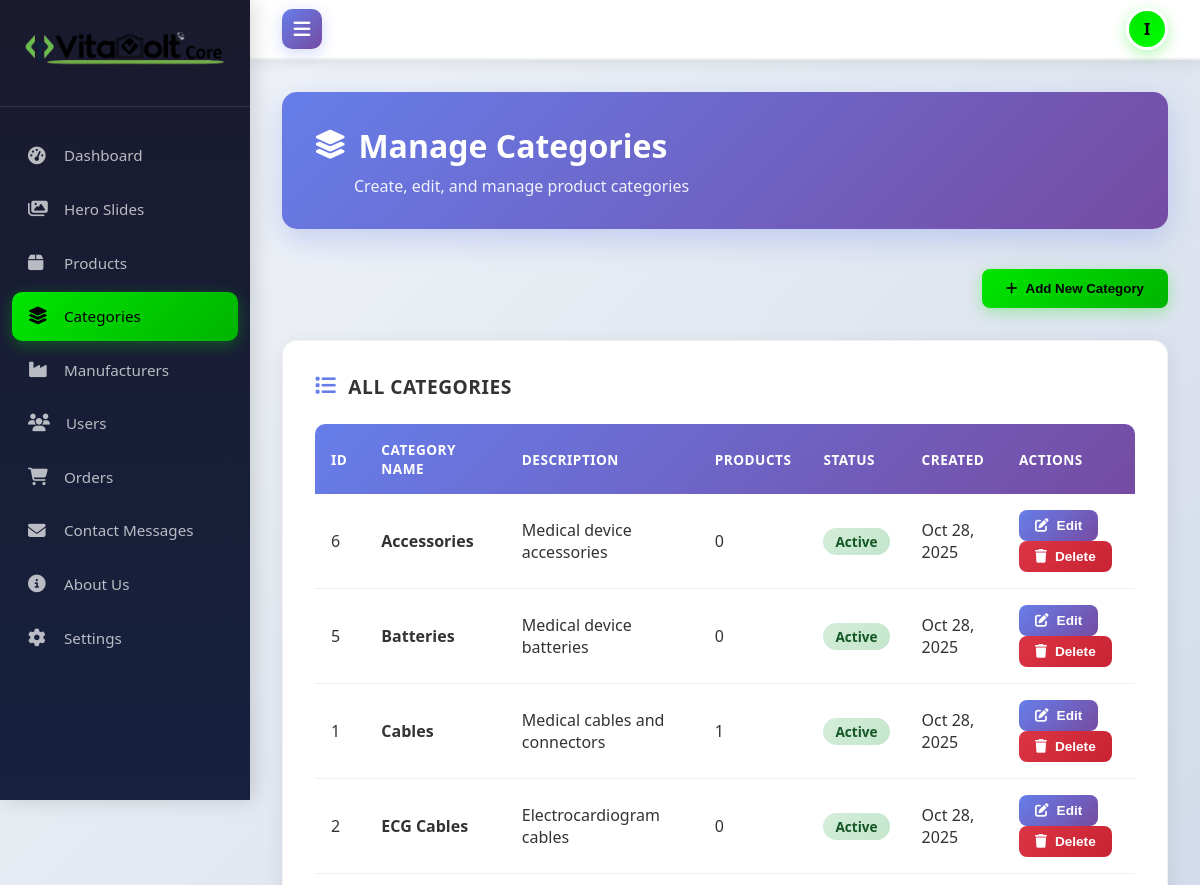
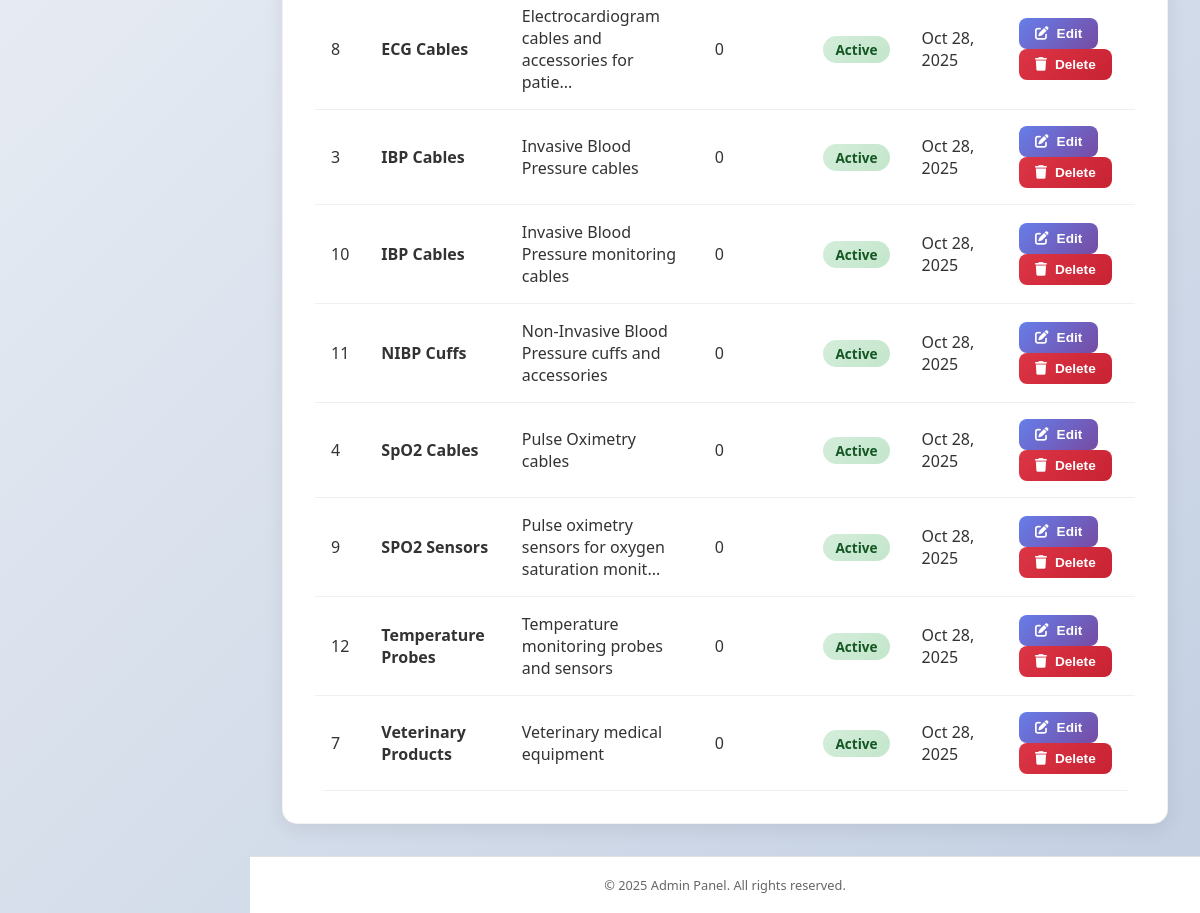
/admin/index.php?page=categories (signed in), run on the app's committed database (2 pictures, top to bottom).
### tables this page shows
CREATE TABLE `categories` (
  `category_id` int(11) NOT NULL,
  `category_name` varchar(100) NOT NULL,
  `parent_category_id` int(11) DEFAULT NULL,
  `description` text DEFAULT NULL,
  `created_at` timestamp NOT NULL DEFAULT current_timestamp(),
  `updated_at` timestamp NOT NULL DEFAULT current_timestamp() ON UPDATE current_timestamp()
);

### admin/pages/categories.php (the view, shortened to what this page needs)
<!DOCTYPE html>
<html lang="en">
<head>
    <link rel="stylesheet" href="https://cdnjs.cloudflare.com/ajax/libs/font-awesome/6.4.0/css/all.min.css">
    <link rel="stylesheet" href="css/index.css">
    <link rel="stylesheet" href="css/sidebar.css">
</head>
<body>
    <?php include 'include/sidebar.php'; ?>
    <main class="main-content" id="mainContent">
        <div class="content-header">
            <h1><i class="fas fa-layer-group"></i> Manage Categories</h1>
            <p>Create, edit, and manage product categories</p>
        </div>
        <div class="action-buttons">
            <button class="btn btn-primary" onclick="openAddModal()">
                <i class="fas fa-plus"></i> Add New Category
            </button>
        </div>
        <div class="card">
            <h3><i class="fas fa-list"></i> All Categories</h3>
            <table>
                <thead>
                    <tr>
                        <th>ID</th>
                        <th>Category Name</th>
                        <th>Description</th>
                        <th>Products</th>
                        <th>Status</th>
                        <th>Created</th>
                        <th>Actions</th>
                    </tr>
                </thead>
                <tbody>
                    <?php
                    $sql = "SELECT c.*, COUNT(p.product_id) as product_count
                            FROM categories c
                            LEFT JOIN products p ON c.category_id = p.category_id
                            GROUP BY c.category_id
                            ORDER BY c.category_name ASC";
                    $result = $conn->query($sql);
                    if ($result->num_rows > 0) {
                        while ($row = $result->fetch_assoc()) {
                            $is_active = isset($row['is_active']) ? $row['is_active'] : 1;
                            echo '<tr>';
                            echo '<td>' . $row['category_id'] . '</td>';
                            echo '<td><strong>' . htmlspecialchars($row['category_name']) . '</strong></td>';
                            echo '<td>' . htmlspecialchars(substr($row['description'], 0, 50)) . (strlen($row['description']) > 50 ? '...' : '') . '</td>';
                            echo '<td>' . $row['product_count'] . '</td>';
                            echo '<td><span class="category-status status-' . ($is_active ? 'active' : 'inactive') . '">' . ($is_active ? 'Active' : 'Inactive') . '</span></td>';
                            echo '<td>' . date('M d, Y', strtotime($row['created_at'])) . '</td>';
                            echo '<td>';
                            echo '<button class="btn btn-edit" onclick=\'openEditModal(' . json_encode($row) . ')\'><i class="fas fa-edit"></i> Edit</button> ';
                            echo '<button class="btn btn-delete" onclick="deleteCategory(' . $row['category_id'] . ', \'' . htmlspecialchars($row['category_name']) . '\')"><i class="fas fa-trash"></i> Delete</button>';
                            echo '</td>';
                            echo '</tr>';
                        }
                    } else {
                        echo '<tr><td colspan="7" style="text-align: center; padding: 2rem; color: #666;">No categories found. Add your first category!</td></tr>';
                    }
                    ?>
                </tbody>
            </table>
        </div>
    </main>
    <?php include 'include/footer.php'; ?>
</body>
</html>

### admin/css/index.css (style rules this page uses)
* { margin: 0; padding: 0; box-sizing: border-box; }
body { font-family: 'Segoe UI', Tahoma, Geneva, Verdana, sans-serif; background: linear-gradient(135deg, #f5f7fa 0%, #c3cfe2 100%); min-height: 100vh; }
.main-content { margin-left: 250px; margin-top: 60px; padding: 2rem; min-height: calc(100vh - 60px); transition: margin-left 0.3s ease; background: transparent; }
.content-header { margin-bottom: 2.5rem; background: linear-gradient(135deg, #667eea 0%, #764ba2 100%); padding: 2rem; border-radius: 15px; box-shadow: 0 10px 30px rgba(102, 126, 234, 0.3); color: white; }
.content-header h1 { color: #ffffff; font-size: 2rem; margin-bottom: 0.5rem; font-weight: 700; display: flex; align-items: center; gap: 0.75rem; }
.content-header h1 i { font-size: 1.8rem; }
.content-header p { color: rgba(255, 255, 255, 0.9); font-size: 1rem; margin-left: 2.5rem; }
.card { background: #ffffff; padding: 2rem; border-radius: 15px; box-shadow: 0 5px 20px rgba(0, 0, 0, 0.08); transition: all 0.3s ease; border: 1px solid rgba(0, 0, 0, 0.05); position: relative; overflow: hidden; }
.card::before { content: ''; position: absolute; top: 0; left: 0; width: 100%; height: 4px; background: linear-gradient(90deg, #00e600, #00ff00); transform: scaleX(0); transform-origin: left; transition: transform 0.3s ease; }
.card h3 { color: #666; font-size: 0.9rem; font-weight: 600; margin-bottom: 1rem; text-transform: uppercase; letter-spacing: 0.5px; display: flex; align-items: center; gap: 0.5rem; }
.card h3 i { color: #00e600; font-size: 1.2rem; }
table { width: 100%; border-collapse: collapse; margin-top: 1.5rem; background: white; border-radius: 10px; overflow: hidden; }
table thead { background: linear-gradient(135deg, #667eea 0%, #764ba2 100%); color: white; }
table thead tr th { padding: 1rem; text-align: left; font-weight: 600; text-transform: uppercase; font-size: 0.85rem; letter-spacing: 0.5px; }
table tbody tr { border-bottom: 1px solid #f0f0f0; transition: background 0.2s ease; }
table tbody tr td { padding: 1rem; color: #333; }
.card > h3 { color: #333; font-size: 1.2rem; font-weight: 700; margin-bottom: 1rem; display: flex; align-items: center; gap: 0.75rem; }
.card > h3 i { color: #667eea; font-size: 1.3rem; }

### admin/css/sidebar.css (style rules this page uses)
* { margin: 0; padding: 0; box-sizing: border-box; }
body { font-family: 'Segoe UI', Tahoma, Geneva, Verdana, sans-serif; background: linear-gradient(135deg, #f5f7fa 0%, #c3cfe2 100%); overflow-x: hidden; }

### admin/pages/categories.php (style rules this page uses)
.action-buttons { display: flex; gap: 0.5rem; justify-content: flex-end; margin-bottom: 2rem; }
.btn { padding: 0.75rem 1.5rem; border: none; border-radius: 8px; font-weight: 600; cursor: pointer; transition: all 0.3s ease; display: inline-flex; align-items: center; gap: 0.5rem; text-decoration: none; }
.btn-primary { background: linear-gradient(135deg, #00e600, #00b300); color: #000; box-shadow: 0 4px 15px rgba(0, 230, 0, 0.3); }
.btn-edit { background: linear-gradient(135deg, #667eea, #764ba2); color: #fff; padding: 0.5rem 1rem; font-size: 0.85rem; }
.btn-delete { background: linear-gradient(135deg, #dc3545, #c82333); color: #fff; padding: 0.5rem 1rem; font-size: 0.85rem; }
.category-status { display: inline-block; padding: 0.25rem 0.75rem; border-radius: 20px; font-size: 0.85rem; font-weight: 600; }
.status-active { background: linear-gradient(135deg, #d4edda, #c3e6cb); color: #155724; }

### data on the page
categories: category_id "6", category_name "Accessories", description "Medical device accessories", product_count "0", created_at "Oct 28, 2025"
categories: category_id "5", category_name "Batteries", description "Medical device batteries", product_count "0", created_at "Oct 28, 2025"
categories: category_id "1", category_name "Cables", description "Medical cables and connectors", product_count "1", created_at "Oct 28, 2025"
categories: category_id "2", category_name "ECG Cables", description "Electrocardiogram cables", product_count "0", created_at "Oct 28, 2025"
categories: category_id "8", category_name "ECG Cables", description "Electrocardiogram cables and accessories for patie", product_count "0", created_at "Oct 28, 2025"
categories: category_id "3", category_name "IBP Cables", description "Invasive Blood Pressure cables", product_count "0", created_at "Oct 28, 2025"
categories: category_id "10", category_name "IBP Cables", description "Invasive Blood Pressure monitoring cables", product_count "0", created_at "Oct 28, 2025"
categories: category_id "11", category_name "NIBP Cuffs", description "Non-Invasive Blood Pressure cuffs and accessories", product_count "0", created_at "Oct 28, 2025"
categories: category_id "4", category_name "SpO2 Cables", description "Pulse Oximetry cables", product_count "0", created_at "Oct 28, 2025"
categories: category_id "9", category_name "SPO2 Sensors", description "Pulse oximetry sensors for oxygen saturation monit", product_count "0", created_at "Oct 28, 2025"
categories: category_id "12", category_name "Temperature Probes", description "Temperature monitoring probes and sensors", product_count "0", created_at "Oct 28, 2025"
categories: category_id "7", category_name "Veterinary Products", description "Veterinary medical equipment", product_count "0", created_at "Oct 28, 2025"

### other printed values
substr($_SESSION['first_name'], 0, 1) "I"
